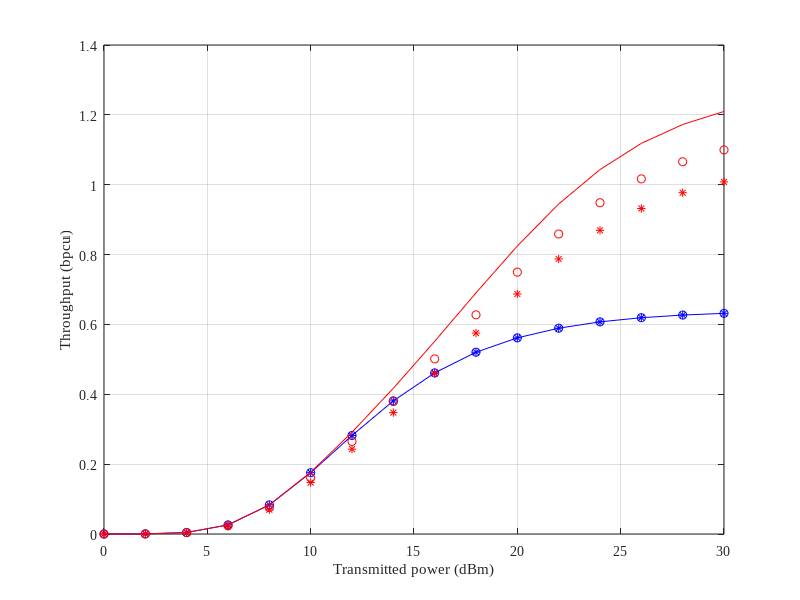
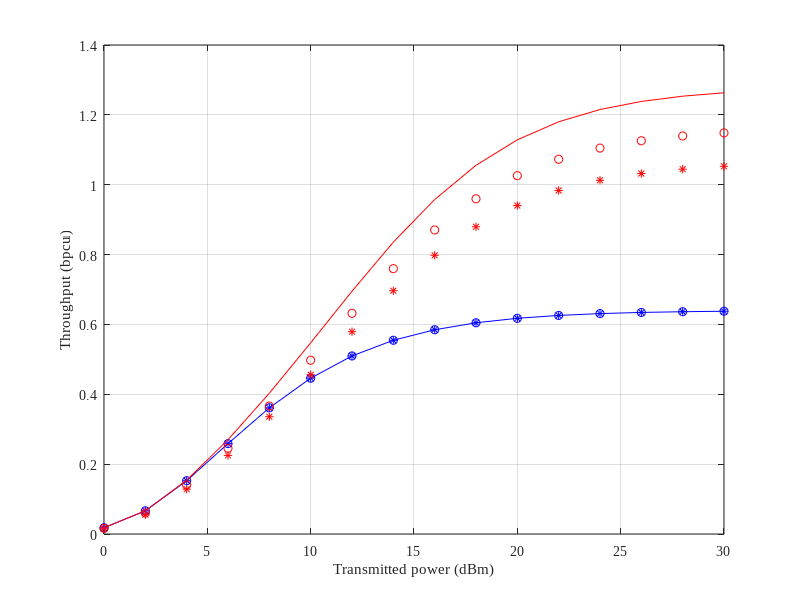
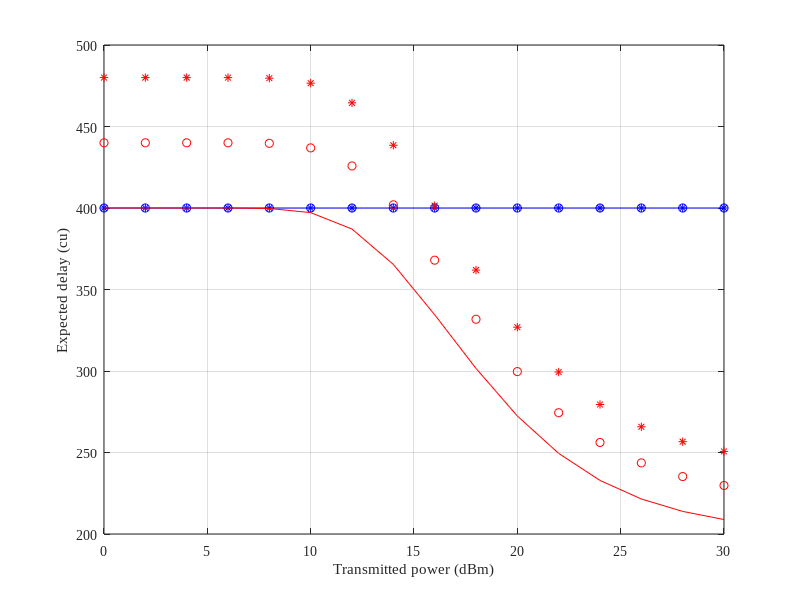
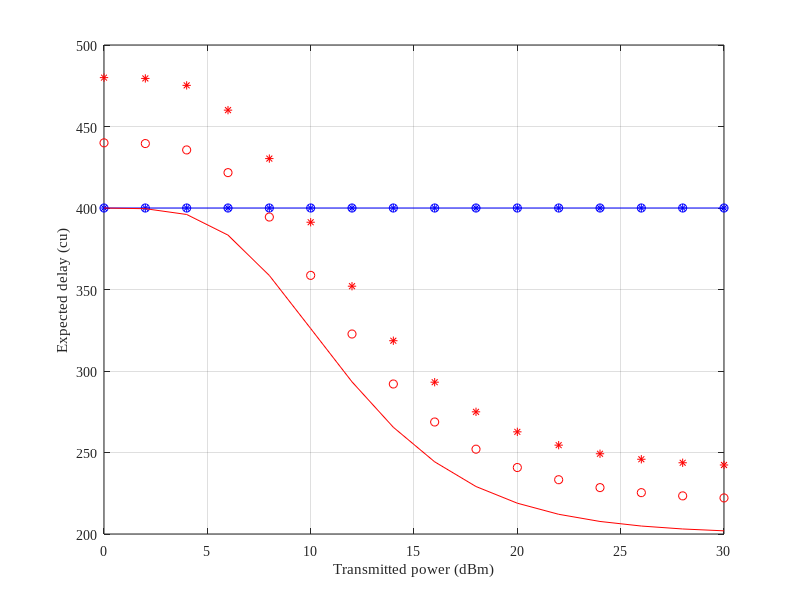

MATLAB code for these plots, in order:
clc; clear variables; close all;

% Basic setting
% # of channel tap
N = 1e6;
% Path loss exponent
eta = 4;
% User distance
d1 = 100;
d2 = 200;
% Rayleigh fading channel
h1 = sqrt(1/2*d1^-eta)*(randn(1,N)+1i*randn(1,N));
h2 = sqrt(1/2*d2^-eta)*(randn(1,N)+1i*randn(1,N));
% Channel mean
% lambda1 = mean(abs(h1).^2);
% lambda2 = mean(abs(h2).^2);

% Transmit power in dBm
Pt = 0:2:30;                
% Transmit power in linear scale
pt = (10^-3)*10.^(Pt/10);

% AWGN noise
% BW = 10^6;                  %System bandwidth
% No = -174 + 10*log10(BW);   %Noise power (dBm)
% no = (10^-3)*10.^(No/10);   %Noise power (linear scale)
No = -80;
no = (10^-3)*10.^(No/10);   %Noise power (linear scale)

% # of channel use (blocklength)
tx_times = 1:2;
M = 400;

% # of information bits
N1 = 256;
N2 = 256;

Delay_related = [0 0.05 0.1];
Delay = Delay_related.*M;

% Power allocaitn coefficient
alpha1 = 0.2;
alpha2 = 1 - alpha1;

epsilon2 = zeros(length(tx_times), length(tx_times)+1, length(Pt));
epsilon12 = zeros(length(tx_times), length(tx_times)+1, length(Pt));
epsilon11 = zeros(length(tx_times), length(tx_times)+1, length(Pt));
epsilon1 = zeros(length(tx_times), length(tx_times)+1, length(Pt));

epsilon2(:,1,:) = 1;
epsilon12(:,1,:) = 1;
epsilon11(:,1,:) = 1;
epsilon1(:,1,:) = 1;

T_cu_2 = zeros(length(tx_times), length(Pt),length(Delay_related));
T_cu_1 = zeros(length(tx_times), length(Pt),length(Delay_related));

N_expected_2 = zeros(length(tx_times), length(Pt));
N_expected_1 = zeros(length(tx_times), length(Pt));

throughput_2 = zeros(length(tx_times), length(Pt),length(Delay_related));
throughput_1 = zeros(length(tx_times), length(Pt),length(Delay_related));

for u=1:length(Pt)
    rho = pt(u)/ no;
    for tt = 1:length(tx_times)
        sub_M = M / tt;
        inc_M = M / tt;
        for mm = 1:tt
            % Common term
%             w1 = 2^(N1 / sub_M)-1;
%             w2 = 2^(N2 / sub_M)-1;
            % Calculate BLER
%             epsilon2(tt,mm+1,u) = w2/(lambda2*rho*(alpha2-alpha1*w2));
%             epsilon12(tt,mm+1,u) = w2/(lambda1*rho*(alpha2-alpha1*w2));
%             epsilon11(tt,mm+1,u) = w1/(lambda1*rho*alpha1);
%             epsilon1(tt,mm+1,u) = ...
%                 epsilon12(tt,mm+1,u) + epsilon11(tt,mm+1,u);
            % Q-function w/ NO approximation
            % Received SINR
            gamma2 = (alpha2*pt(u).*abs(h2).^2)./(alpha1*pt(u).*abs(h2).^2+no);
            gamma12 = (alpha2*pt(u).*abs(h1).^2)./(alpha1*pt(u).*abs(h1).^2+no);
            gamma11 = (alpha1*pt(u).*abs(h1).^2)./no;

            % Q-function argument
            x_2a = log2 (1+gamma2).*sub_M - N2;
            x_2b = log2 (exp(1))*sqrt((1-1./(1+gamma2).^2) .*sub_M);
            ratio2 = x_2a./x_2b;

            x_12a = log2 (1+gamma12).*sub_M - N2;
            x_12b = log2 (exp(1))*sqrt((1-1./(1+gamma12).^2) .*sub_M);
            ratio12 = x_12a./x_12b;

            x_11a = log2 (1+gamma11).*sub_M - N1;
            x_11b = log2 (exp(1))*sqrt((1-1./(1+gamma11).^2) .*sub_M);
            ratio11 = x_11a./x_11b;

            % Q-function
            q2 = qfunc(ratio2);
            q12 = qfunc(ratio12); 
            q11 = qfunc(ratio11); 
            
            epsilon2(tt,mm+1,u) = mean(q2);
            epsilon1(tt,mm+1,u) = mean(q12)+(1-mean(q12))*mean(q11);
                
            sub_M = sub_M + inc_M;
        end
        if tt == 1
            T_cu_2(tt,u,:) = M*epsilon2(tt,1,u);
            T_cu_1(tt,u,:) = M*epsilon1(tt,1,u);
        else
            T_cu_2(tt,u,:) = sum(inc_M*epsilon2(tt,1:tt,u))+...
                                    Delay.*sum(epsilon2(tt,1:tt,u));
            T_cu_1(tt,u,:) = sum(inc_M*epsilon1(tt,1:tt,u))+...
                                    Delay.*sum(epsilon1(tt,1:tt,u));  
        end
        N_expected_2(tt,u) = N2*(1-epsilon2(tt,mm+1,u));
        N_expected_1(tt,u) = N1*(1-epsilon1(tt,mm+1,u));     
    end
    % Calculate throughput
    throughput_2(:,u,:) = N_expected_2(:,u) ./ T_cu_2(:,u,:);
    throughput_1(:,u,:) = N_expected_1(:,u) ./ T_cu_1(:,u,:);
end

figure (1)
plot(Pt, throughput_2(1,:,1),'b');
hold on; grid on;
plot(Pt, throughput_2(1,:,2),'ob');
plot(Pt, throughput_2(1,:,3),'*b');

plot(Pt, throughput_2(2,:,1),'r');
plot(Pt, throughput_2(2,:,2),'or');
plot(Pt, throughput_2(2,:,3),'*r');
 

xlabel('Transmitted power (dBm)');
ylabel('Throughput (bpcu)');
set(gca, 'FontName', 'Times New Roman');

figure (2)
plot(Pt, throughput_1(1,:,1),'b');
hold on; grid on;
plot(Pt, throughput_1(1,:,2),'ob');
plot(Pt, throughput_1(1,:,3),'*b');

plot(Pt, throughput_1(2,:,1),'r');
plot(Pt, throughput_1(2,:,2),'or');
plot(Pt, throughput_1(2,:,3),'*r');


xlabel('Transmitted power (dBm)');
ylabel('Throughput (bpcu)');

set(gca, 'FontName', 'Times New Roman');


figure (3)
plot(Pt, T_cu_2(1,:,1),'b');
hold on; grid on;
plot(Pt, T_cu_2(1,:,2),'ob');
plot(Pt, T_cu_2(1,:,3),'*b');

plot(Pt, T_cu_2(2,:,1),'r');
plot(Pt, T_cu_2(2,:,2),'or');
plot(Pt, T_cu_2(2,:,3),'*r');

xlabel('Transmitted power (dBm)');
ylabel('Expected delay (cu)');
set(gca, 'FontName', 'Times New Roman');


figure (4)
plot(Pt, T_cu_1(1,:,1),'b');
hold on; grid on;
plot(Pt, T_cu_1(1,:,2),'ob');
plot(Pt, T_cu_1(1,:,3),'*b');

plot(Pt, T_cu_1(2,:,1),'r');
plot(Pt, T_cu_1(2,:,2),'or');
plot(Pt, T_cu_1(2,:,3),'*r');

xlabel('Transmitted power (dBm)');
ylabel('Expected delay (cu)');
set(gca, 'FontName', 'Times New Roman');